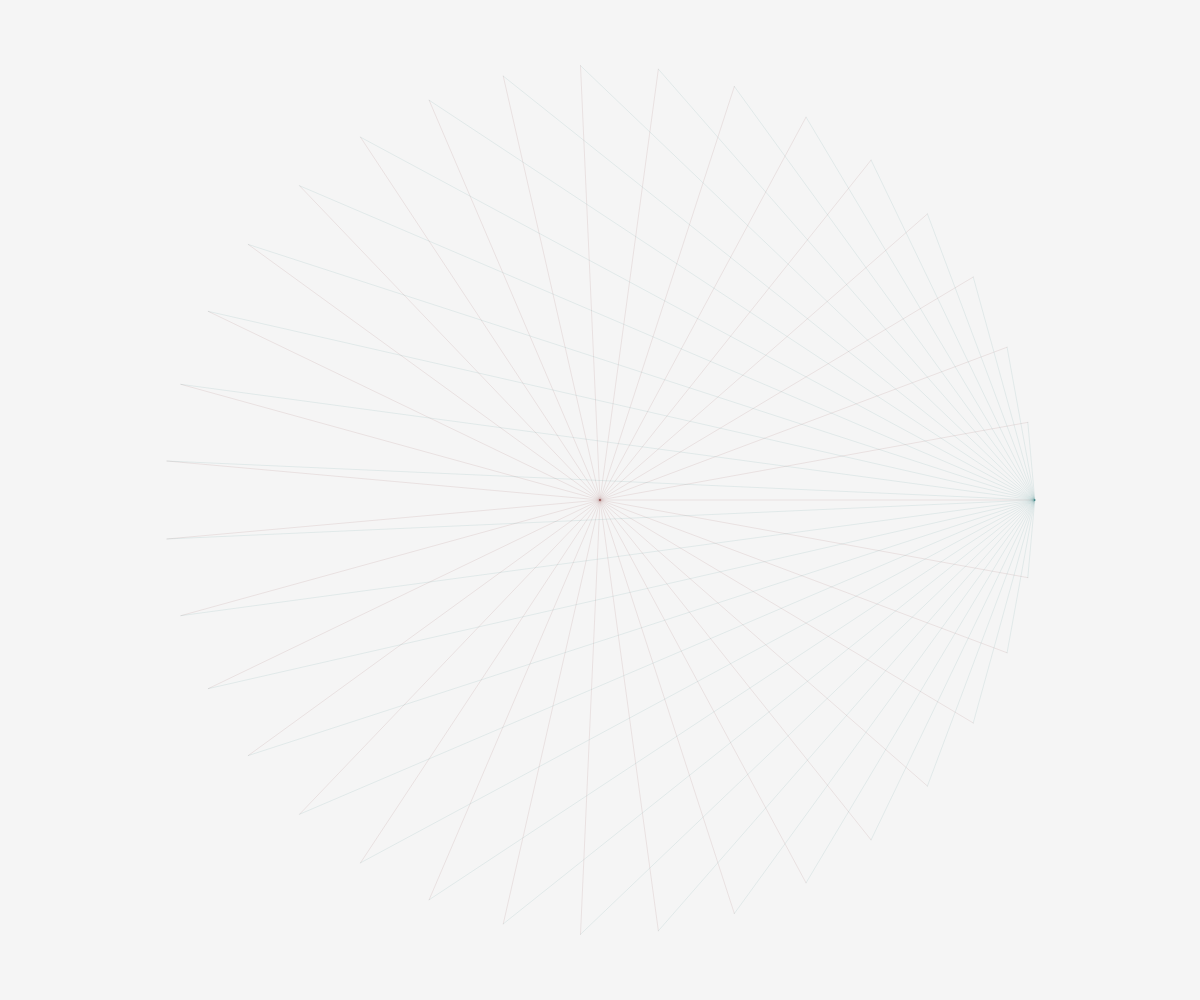
Frame 1 (no input)
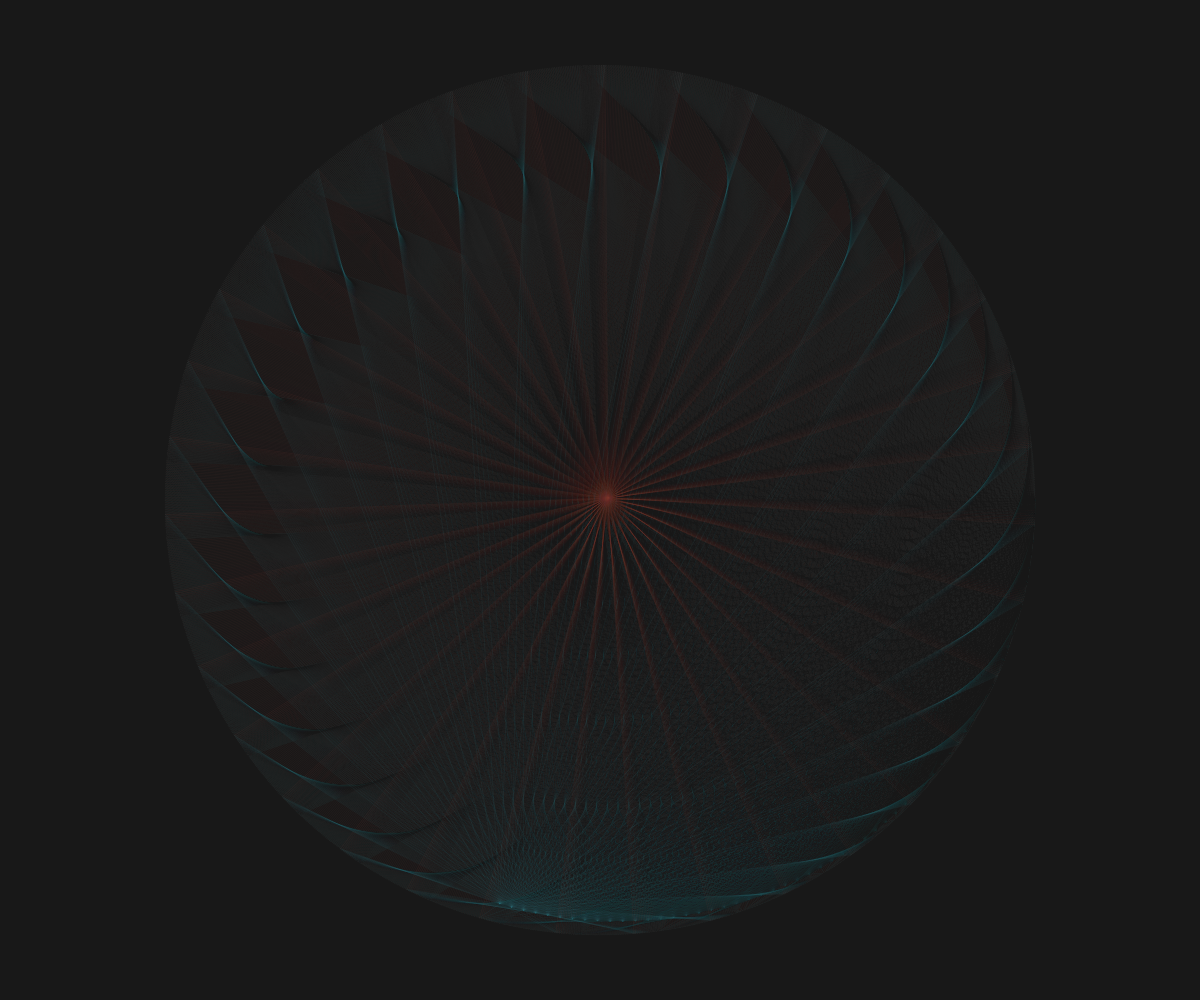
Frame 60 (no input)
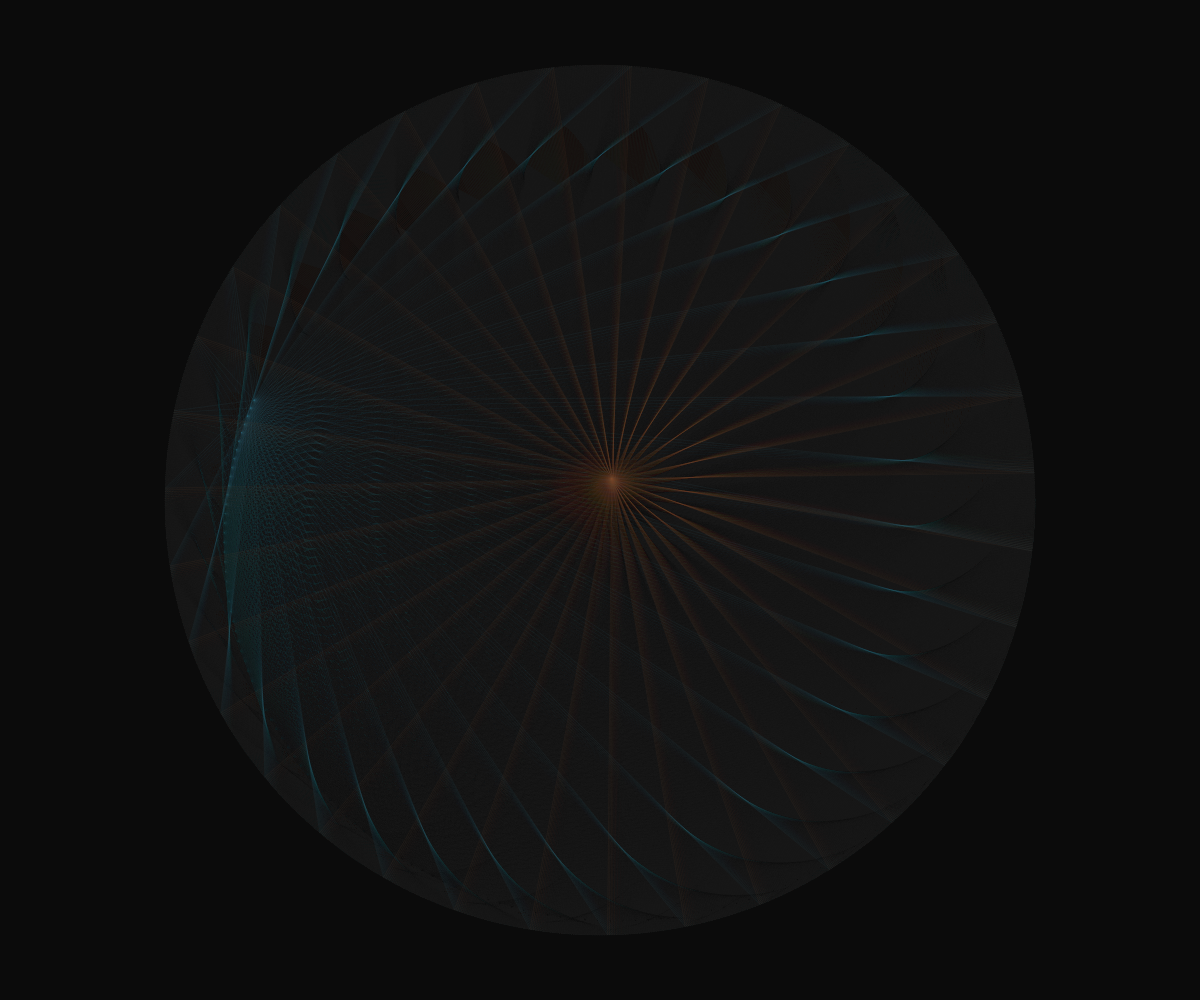
Frame 120 (the mouse pressed at the canvas centre since frame 60)

The p5.js sketch that drew these frames (run headless with seeded random() and noise() and a simulated clock; from frame 60 on, the mouse is pressed at the canvas centre):

// p5.js sketch
// ── sketch.js
var canvas;
let points = [];

const CONF = {
  point_count: 35
}

const DRAW_DATA = {
  time: 0,
  looping: true
}

function setup() {
  canvas = createCanvas(window.innerWidth, window.innerHeight);
  // background(15);
}

function draw() {
  colorMode( RGB );
  background(15, 10);

  let pt_angle = cos( DRAW_DATA.time * 5 ) * TWO_PI;
  let pt_radius = sin( DRAW_DATA.time * 5 ) * sin( DRAW_DATA.time * 1.25 ) * cos( DRAW_DATA.time * 7 ) * height/2.3;
  let point1 = p5.Vector.fromAngle( pt_angle, pt_radius );
  
  pt_angle = sin( DRAW_DATA.time * 5 ) * cos( DRAW_DATA.time * -2 ) * TWO_PI;
  pt_radius = cos( DRAW_DATA.time * 5 ) * height/2.3;
  let point2 = p5.Vector.fromAngle( pt_angle, pt_radius );
  
  points = makePoints( CONF.point_count, 4 );

  colorMode( HSB );
  stroke( DRAW_DATA.time * 200, 60, 50, .1 );
  for (let j = 0; j < points.length; j++) {
    line( point1.x + width/2, point1.y + height/2, points[j].x, points[j].y,  );
  }
  stroke( DRAW_DATA.time * 100 + 180, 60, 50, .1 );
  for (let j = 0; j < points.length; j++) {
    line( point2.x + width/2, point2.y + height/2, points[j].x, points[j].y,  );
  }
  point( point2.x + width/2, point2.y + height/2 );
  DRAW_DATA.time += 0.001;
}

function makePoints(count, time_mult) {
  let points = [];
  let center = new p5.Vector( width/2, height/2 );
  for (let i = 0; i < count; i++) {
    let pt = p5.Vector.fromAngle(i * (TWO_PI/count) + DRAW_DATA.time * time_mult, height/2.3).add(center);
    points.push( pt );
  }
  return points;
}


function keyTyped() {
  if (key === " ") {
    if (DRAW_DATA.looping) {
      noLoop();
      DRAW_DATA.looping = false;
    } else {
      loop();
      DRAW_DATA.looping = true;
    }
  }
}
// ── style.css
html, body {
  margin: 0;
  padding: 0;
  background-color: rgba(10, 10, 10);
}
canvas {
  display: block;
}
